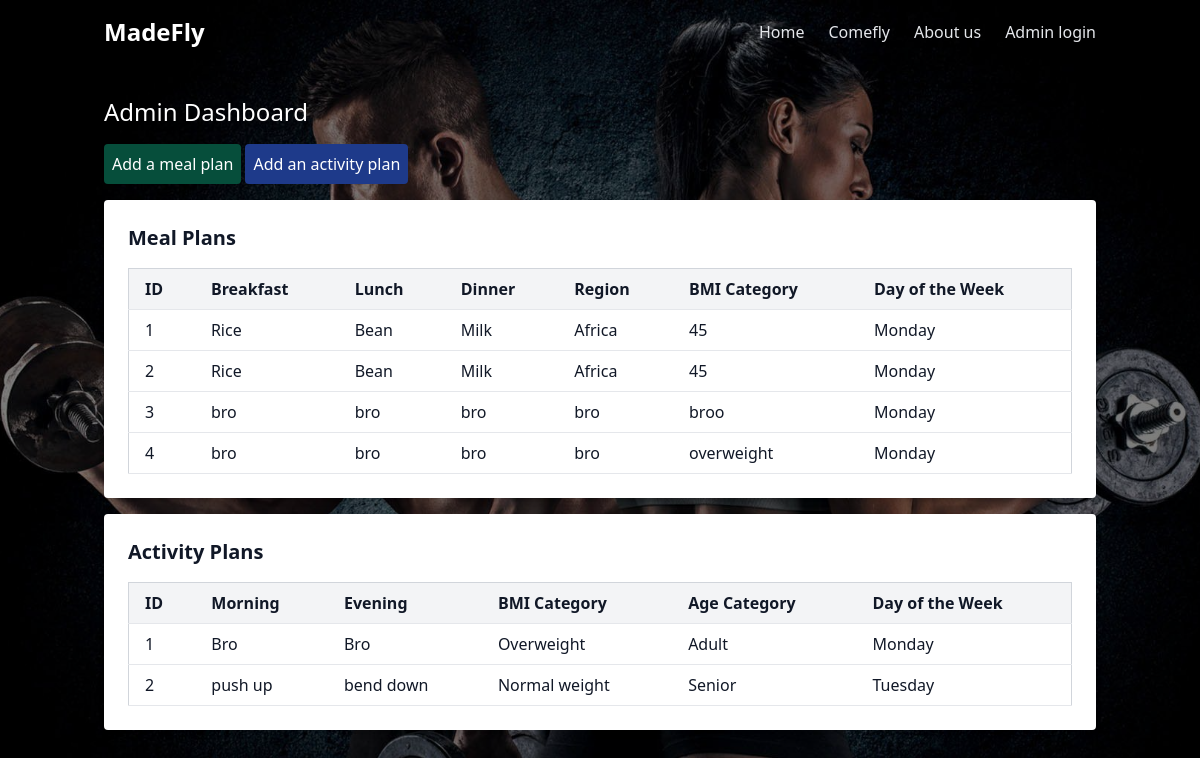
/dashboard, run on the app's committed database.
### models/mealplan.py (models this page shows)
class MealPlan(db.Model):
    id = db.Column(db.Integer, primary_key=True)
    breakfast = db.Column(db.String(200))
    lunch = db.Column(db.String(200))
    dinner = db.Column(db.String(200))
    region = db.Column(db.String(20))
    bmi_category = db.Column(db.String(50))
    day_of_week = db.Column(db.String(20))

### models/activityplan.py (models this page shows)
class ActivityPlan(db.Model):
    id = db.Column(db.Integer, primary_key=True)
    morning = db.Column(db.String(100))
    evening = db.Column(db.String(100))
    bmi_category = db.Column(db.String(20))
    age_category = db.Column(db.String(20))
    day_of_week = db.Column(db.String(20))

### routes/admin_dashboard.py (the view)
@admin_dashboard_bp.route('/dashboard')
def admin_dashboard():
    meal_plans = MealPlan.query.all()
    activity_plans = ActivityPlan.query.all()
    print(activity_plans)
    print(meal_plans)
    return render_template('dashboard.html', meal_plans=meal_plans, activity_plans=activity_plans)

### templates/dashboard.html (shortened to what this page needs)
{% extends 'base.html' %}
{% block content %}
<div class="text-left px-4">
    <p class="text-white text-2xl mb-4">Admin Dashboard</p>
    <a href="/admin/create-meal-plan">
        <button class="p-2 bg-green-900 text-white mb-4 rounded">Add a meal plan</button>
    </a>
    <a href="/admin/create-activity-plan">
        <button class="p-2 bg-blue-900 text-white mb-4 rounded">Add an activity plan</button>
    </a>
    <div class="bg-white shadow-md rounded p-6 mb-4">
        <h1 class="text-xl font-bold mb-4">Meal Plans</h1>
        {% if meal_plans %}
        <div class="overflow-x-auto">
            <table class="min-w-full bg-white border border-gray-300">
                <thead class="bg-gray-100">
                    <tr>
                        <th class="py-2 px-4 border-b">ID</th>
                        <th class="py-2 px-4 border-b">Breakfast</th>
                        <th class="py-2 px-4 border-b">Lunch</th>
                        <th class="py-2 px-4 border-b">Dinner</th>
                        <th class="py-2 px-4 border-b">Region</th>
                        <th class="py-2 px-4 border-b">BMI Category</th>
                        <th class="py-2 px-4 border-b">Day of the Week</th>
                    </tr>
                </thead>
                <tbody>
                    {% for meal_plan in meal_plans %}
                    <tr>
                        <td class="py-2 px-4 border-b">{{ meal_plan.id }}</td>
                        <td class="py-2 px-4 border-b">{{ meal_plan.breakfast }}</td>
                        <td class="py-2 px-4 border-b">{{ meal_plan.lunch }}</td>
                        <td class="py-2 px-4 border-b">{{ meal_plan.dinner }}</td>
                        <td class="py-2 px-4 border-b">{{ meal_plan.region }}</td>
                        <td class="py-2 px-4 border-b">{{ meal_plan.bmi_category }}</td>
                        <td class="py-2 px-4 border-b">{{ meal_plan.day_of_week }}</td>
                    </tr>
                    {% endfor %}
                </tbody>
            </table>
        </div>
        {% else %}
        <p class="text-center text-gray-500 mt-4">No Meal plan created yet.</p>
        {% endif %}
    </div>
    <div class="bg-white shadow-md rounded p-6">
        <h1 class="text-xl font-bold mb-4">Activity Plans</h1>
        {% if activity_plans %}
        <div class="overflow-x-auto">
            <table class="min-w-full bg-white border border-gray-300">
                <thead class="bg-gray-100">
                    <tr>
                        <th class="py-2 px-4 border-b">ID</th>
                        <th class="py-2 px-4 border-b">Morning</th>
                        <th class="py-2 px-4 border-b">Evening</th>
                        <th class="py-2 px-4 border-b">BMI Category</th>
                        <th class="py-2 px-4 border-b">Age Category</th>
                        <th class="py-2 px-4 border-b">Day of the Week</th>
                    </tr>
                </thead>
                <tbody>
                    {% for activity_plan in activity_plans %}
                    <tr>
                        <td class="py-2 px-4 border-b">{{ activity_plan.id }}</td>
                        <td class="py-2 px-4 border-b">{{ activity_plan.morning }}</td>
                        <td class="py-2 px-4 border-b">{{ activity_plan.evening }}</td>
                        <td class="py-2 px-4 border-b">{{ activity_plan.bmi_category }}</td>
                        <td class="py-2 px-4 border-b">{{ activity_plan.age_category }}</td>
                        <td class="py-2 px-4 border-b">{{ activity_plan.day_of_week }}</td>
                    </tr>
                    {% endfor %}
                </tbody>
            </table>
        </div>
        {% else %}
        <p class="text-center text-gray-500 mt-4">No Activity plan created yet.</p>
        {% endif %}
    </div>
</div>
{% endblock %}

### templates/base.html (shortened to what this page needs)
<!doctype html>
<html lang="en">
  <head>
    <link href="https://cdn.jsdelivr.net/npm/tailwindcss@2.2.19/dist/tailwind.min.css" rel="stylesheet">
  </head>
  <body class="text-gray-900 bg-cover min-h-screen bg-center bg-no-repeat relative" style="background-image: url('static/images/bg-1.jpg');">
    <header class="bg-transparent shadow-md relative" style="z-index: 10;">
      <nav class="container mx-auto p-4 flex justify-between items-center">
        <div class="flex items-center">
          <a href="{{ url_for('home.home') }}" class="text-2xl font-bold text-white mr-4">MadeFly</a>
        </div>
        <div class="flex items-center">
          <div class="hidden md:flex space-x-6" id="navbarNav">
            <a class="text-gray-200 hover:text-white" href="{{ url_for('home.home') }}">Home</a>
            <a class="text-gray-200 hover:text-white" href="{{ url_for('comefly.come_fly') }}">Comefly</a>
            <a class="text-gray-200 hover:text-white" href="{{ url_for('aboutUs.about_us') }}">About us</a>
            <a class="text-gray-200 hover:text-white" href="/admin_login">Admin login</a>
          </div>
        </div>
      </nav>
    </header>
    <main class="container mx-auto py-8 text-center relative">
      {% block content %}
      {% endblock %}
    </main>
  </body>
</html>

### data on the page
MealPlan: id "1", breakfast "Rice", lunch "Bean", dinner "Milk", region "Africa", bmi_category "45", day_of_week "Monday"
MealPlan: id "2", breakfast "Rice", lunch "Bean", dinner "Milk", region "Africa", bmi_category "45", day_of_week "Monday"
MealPlan: id "3", breakfast "bro", lunch "bro", dinner "bro", region "bro", bmi_category "broo", day_of_week "Monday"
MealPlan: id "4", breakfast "bro", lunch "bro", dinner "bro", region "bro", bmi_category "overweight", day_of_week "Monday"
ActivityPlan: id "1", morning "Bro", evening "Bro", bmi_category "Overweight", age_category "Adult", day_of_week "Monday"
ActivityPlan: id "2", morning "push up", evening "bend down", bmi_category "Normal weight", age_category "Senior", day_of_week "Tuesday"
